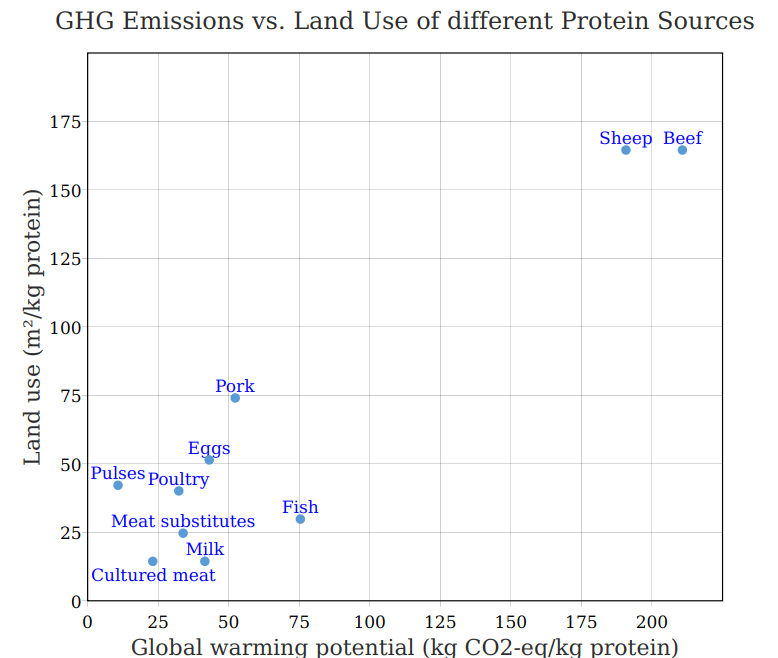

R code for this plot:


# datasource: http://www.lcafood2014.org/papers/132.pdf
type=c("Beef","Sheep","Pork","Poultry","Fish","Eggs","Milk","Meat substitutes","Pulses","Cultured meat")
# Global warming potential (kg CO2-eq/kg protein)
ghg.emiss= c(6.85,6.2,1.7,1.05,2.45,1.4,1.35,1.1,0.35,0.75)*200/6.5
# Land use (m²/kg protein)
land.use=c(4,4,1.8,0.975,0.725,1.25,0.35,0.6,1.025,0.35)*180/4.375


library(rhtmlLabeledScatter)
df <- data.frame(ghg.emiss, land.use)
rownames(df) <- c("Beef","Sheep","Pork","Poultry","Fish","Eggs","Milk","Meat substitutes","Pulses","Cultured meat")
scatt.col <- c(rgb(0, 176, 80, max = 255), rgb(137, 113, 13, max = 255), rgb(237, 125, 49, max = 255), rgb(255, 0, 0, max = 255))
LabeledScatter(X = df$ghg.emiss,
               Y = df$land.use,
               #colors = scatt.col,
               label = rownames(df),
               #group = bigmac.df[, 3],
               point.radius = 4,
               #title = "Global warming potential -vs- Land use",
               title = "GHG emissions vs. land use of meat and plant based protein sources",
               labels.font.color = rgb(0, 0, 255, max = 255),
               y.title = "Land use (m²/kg protein)",
               x.title = "Global warming potential (kg CO2-eq/kg protein)",
               #x.prefix = "$",
               #y.prefix = "$",
               x.decimals = 0,
               y.decimals = 0,
               origin = FALSE,
               legend.show = FALSE,
               y.bounds.minimum = 0,
               y.bounds.maximum = 200,
               y.bounds.units.major = 50,
               x.bounds.minimum = 0,
               x.bounds.maximum = 225,
               x.bounds.units.major = 50)

#plot(df$ghg.emiss,df$land.use)

# ---------------------

# Agriculture, forestry and other land use
# sector contributions to climate change
# datasource: FAO a-i6340e.pdf

#DISTRIBUTION OF GLOBAL GREENHOUSE GAS (GHG) EMISSIONS BY SECTOR
